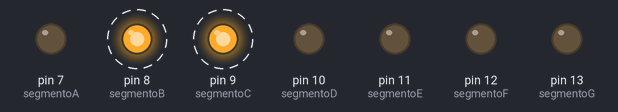
Simulated run of this sketch. Board: Arduino Uno, built with avr-gcc and run on an emulated ATmega328P. Shown: output pins drawn as LEDs (lit = HIGH). Dashed ring = blinking.

Above: at 0.5 s.
Timing chart, 0 to 4.6 s (numbered marks = the images above):
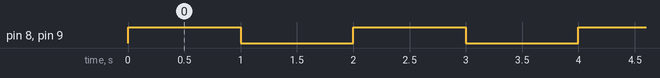

The sketch:

displaysAnodosEncender.ino
```cpp
// Definición de pines para el display
int segmentoA = 7;
int segmentoB = 8;
int segmentoC = 9;
int segmentoD = 10;
int segmentoE = 11;
int segmentoF = 12;
int segmentoG = 13;
//7, 8, 9, 10, 11, 12, 13
//14, 15, 2, 3, 4, 5, 6

void setup() {
  // Configuración de pines como salidas
  pinMode(segmentoA, OUTPUT);
  pinMode(segmentoB, OUTPUT);
  pinMode(segmentoC, OUTPUT);
  pinMode(segmentoD, OUTPUT);
  pinMode(segmentoE, OUTPUT);
  pinMode(segmentoF, OUTPUT);
  pinMode(segmentoG, OUTPUT);
}

void loop() {
  // Encender segmentos para mostrar el número 1
  digitalWrite(segmentoB, HIGH);
  digitalWrite(segmentoC, HIGH);

  delay(1000); // Esperar 1 segundo

  // Apagar todos los segmentos
  digitalWrite(segmentoA, LOW);
  digitalWrite(segmentoB, LOW);
  digitalWrite(segmentoC, LOW);
  digitalWrite(segmentoD, LOW);
  digitalWrite(segmentoE, LOW);
  digitalWrite(segmentoF, LOW);
  digitalWrite(segmentoG, LOW);

  delay(1000); // Esperar 1 segundo
}
```

Measured:
- by itself, pin 8 (segmentoB), pin 9 (segmentoC): alternates HIGH for 1.0 s and LOW for 1.0 s
